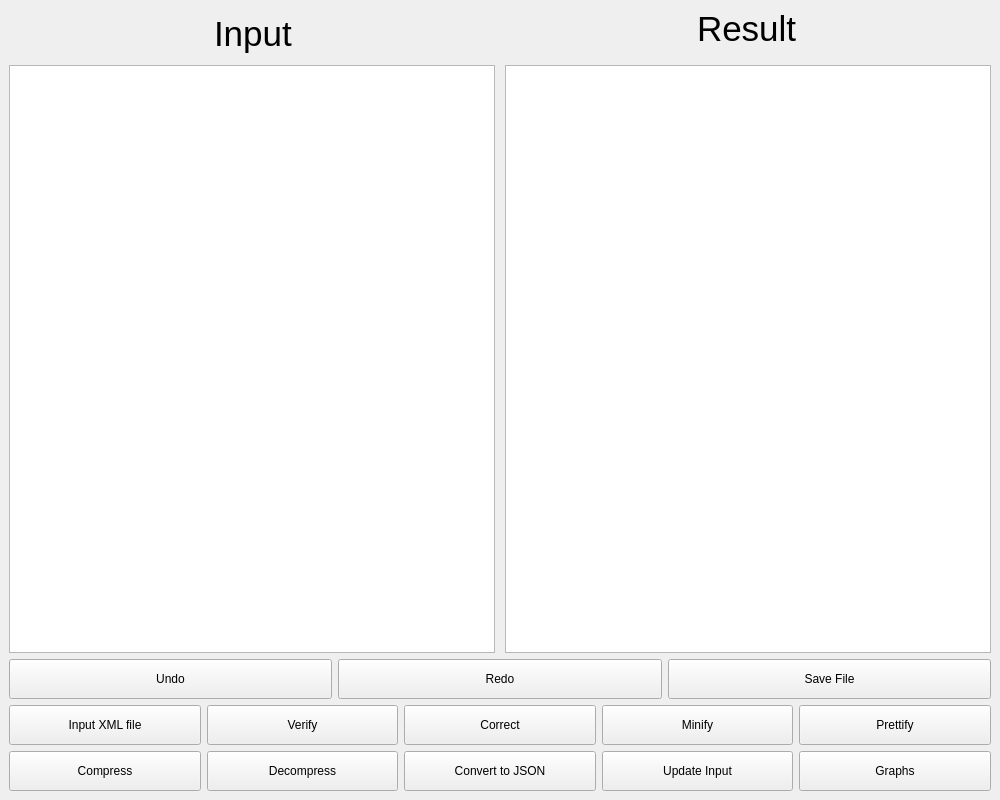
<?xml version="1.0" encoding="UTF-8"?>
<ui version="4.0">
 <class>MainWindow</class>
 <widget class="QMainWindow" name="MainWindow">
  <property name="enabled">
   <bool>true</bool>
  </property>
  <property name="geometry">
   <rect>
    <x>0</x>
    <y>0</y>
    <width>1000</width>
    <height>800</height>
   </rect>
  </property>
  <property name="minimumSize">
   <size>
    <width>1000</width>
    <height>800</height>
   </size>
  </property>
  <property name="windowTitle">
   <string> XML Parser</string>
  </property>
  <widget class="QWidget" name="centralwidget">
   <layout class="QGridLayout" name="gridLayout_6">
    <item row="0" column="0">
     <layout class="QGridLayout" name="gridLayout_3">
      <item row="0" column="0">
       <layout class="QGridLayout" name="gridLayout_2">
        <property name="sizeConstraint">
         <enum>QLayout::SetDefaultConstraint</enum>
        </property>
        <property name="verticalSpacing">
         <number>5</number>
        </property>
        <item row="0" column="0" alignment="Qt::AlignHCenter|Qt::AlignTop">
         <widget class="QLabel" name="label">
          <property name="minimumSize">
           <size>
            <width>0</width>
            <height>50</height>
           </size>
          </property>
          <property name="maximumSize">
           <size>
            <width>200</width>
            <height>16777215</height>
           </size>
          </property>
          <property name="text">
           <string>&lt;html&gt;&lt;head/&gt;&lt;body&gt;&lt;p&gt;&lt;span style=&quot; font-size:26pt;&quot;&gt;Input&lt;/span&gt;&lt;/p&gt;&lt;/body&gt;&lt;/html&gt;</string>
          </property>
         </widget>
        </item>
        <item row="0" column="1" alignment="Qt::AlignHCenter|Qt::AlignTop">
         <widget class="QLabel" name="label_2">
          <property name="minimumSize">
           <size>
            <width>0</width>
            <height>40</height>
           </size>
          </property>
          <property name="maximumSize">
           <size>
            <width>200</width>
            <height>16777215</height>
           </size>
          </property>
          <property name="text">
           <string>&lt;html&gt;&lt;head/&gt;&lt;body&gt;&lt;p&gt;&lt;span style=&quot; font-size:26pt;&quot;&gt;Result&lt;/span&gt;&lt;/p&gt;&lt;/body&gt;&lt;/html&gt;</string>
          </property>
         </widget>
        </item>
       </layout>
      </item>
      <item row="1" column="0">
       <layout class="QGridLayout" name="gridLayout" columnminimumwidth="0,0">
        <property name="horizontalSpacing">
         <number>10</number>
        </property>
        <item row="0" column="0">
         <widget class="QTextEdit" name="InputText">
          <property name="minimumSize">
           <size>
            <width>400</width>
            <height>520</height>
           </size>
          </property>
          <property name="maximumSize">
           <size>
            <width>16777215</width>
            <height>16777215</height>
           </size>
          </property>
          <property name="font">
           <font>
            <pointsize>20</pointsize>
           </font>
          </property>
         </widget>
        </item>
        <item row="0" column="1">
         <widget class="QTextEdit" name="Result">
          <property name="minimumSize">
           <size>
            <width>400</width>
            <height>520</height>
           </size>
          </property>
          <property name="maximumSize">
           <size>
            <width>16777215</width>
            <height>16777215</height>
           </size>
          </property>
          <property name="font">
           <font>
            <pointsize>20</pointsize>
           </font>
          </property>
          <property name="autoFillBackground">
           <bool>false</bool>
          </property>
          <property name="readOnly">
           <bool>true</bool>
          </property>
         </widget>
        </item>
       </layout>
      </item>
     </layout>
    </item>
    <item row="1" column="0">
     <layout class="QGridLayout" name="gridLayout_5">
      <item row="0" column="1">
       <widget class="QPushButton" name="Redo">
        <property name="minimumSize">
         <size>
          <width>160</width>
          <height>40</height>
         </size>
        </property>
        <property name="maximumSize">
         <size>
          <width>16777215</width>
          <height>16777215</height>
         </size>
        </property>
        <property name="text">
         <string>Redo</string>
        </property>
       </widget>
      </item>
      <item row="0" column="2">
       <widget class="QPushButton" name="Savefile">
        <property name="minimumSize">
         <size>
          <width>160</width>
          <height>40</height>
         </size>
        </property>
        <property name="maximumSize">
         <size>
          <width>16777215</width>
          <height>16777215</height>
         </size>
        </property>
        <property name="text">
         <string>Save File</string>
        </property>
       </widget>
      </item>
      <item row="0" column="0">
       <widget class="QPushButton" name="Undo">
        <property name="minimumSize">
         <size>
          <width>160</width>
          <height>40</height>
         </size>
        </property>
        <property name="maximumSize">
         <size>
          <width>16777215</width>
          <height>16777215</height>
         </size>
        </property>
        <property name="text">
         <string>Undo</string>
        </property>
       </widget>
      </item>
     </layout>
    </item>
    <item row="2" column="0">
     <layout class="QGridLayout" name="gridLayout_4">
      <item row="0" column="0">
       <widget class="QPushButton" name="InputFile">
        <property name="minimumSize">
         <size>
          <width>160</width>
          <height>40</height>
         </size>
        </property>
        <property name="text">
         <string>Input XML file</string>
        </property>
       </widget>
      </item>
      <item row="0" column="1">
       <widget class="QPushButton" name="Verify">
        <property name="minimumSize">
         <size>
          <width>160</width>
          <height>40</height>
         </size>
        </property>
        <property name="text">
         <string>Verify</string>
        </property>
       </widget>
      </item>
      <item row="0" column="2">
       <widget class="QPushButton" name="CorrectFile">
        <property name="minimumSize">
         <size>
          <width>160</width>
          <height>40</height>
         </size>
        </property>
        <property name="text">
         <string>Correct</string>
        </property>
       </widget>
      </item>
      <item row="0" column="3">
       <widget class="QPushButton" name="minify">
        <property name="minimumSize">
         <size>
          <width>160</width>
          <height>40</height>
         </size>
        </property>
        <property name="text">
         <string>Minify</string>
        </property>
       </widget>
      </item>
      <item row="0" column="4">
       <widget class="QPushButton" name="Prettify">
        <property name="minimumSize">
         <size>
          <width>160</width>
          <height>40</height>
         </size>
        </property>
        <property name="maximumSize">
         <size>
          <width>16777215</width>
          <height>16777215</height>
         </size>
        </property>
        <property name="text">
         <string>Prettify</string>
        </property>
       </widget>
      </item>
      <item row="1" column="0">
       <widget class="QPushButton" name="Compress">
        <property name="minimumSize">
         <size>
          <width>160</width>
          <height>40</height>
         </size>
        </property>
        <property name="text">
         <string>Compress</string>
        </property>
       </widget>
      </item>
      <item row="1" column="1">
       <widget class="QPushButton" name="Decompress">
        <property name="minimumSize">
         <size>
          <width>160</width>
          <height>40</height>
         </size>
        </property>
        <property name="text">
         <string>Decompress</string>
        </property>
       </widget>
      </item>
      <item row="1" column="2">
       <widget class="QPushButton" name="toJson">
        <property name="minimumSize">
         <size>
          <width>160</width>
          <height>40</height>
         </size>
        </property>
        <property name="text">
         <string>Convert to JSON</string>
        </property>
       </widget>
      </item>
      <item row="1" column="3">
       <widget class="QPushButton" name="updatechanges">
        <property name="minimumSize">
         <size>
          <width>160</width>
          <height>40</height>
         </size>
        </property>
        <property name="text">
         <string>Update Input</string>
        </property>
       </widget>
      </item>
      <item row="1" column="4">
       <widget class="QPushButton" name="Graphs">
        <property name="minimumSize">
         <size>
          <width>160</width>
          <height>40</height>
         </size>
        </property>
        <property name="text">
         <string>Graphs</string>
        </property>
       </widget>
      </item>
     </layout>
    </item>
   </layout>
  </widget>
 </widget>
 <tabstops>
  <tabstop>InputText</tabstop>
  <tabstop>Result</tabstop>
 </tabstops>
 <resources/>
 <connections/>
</ui>
